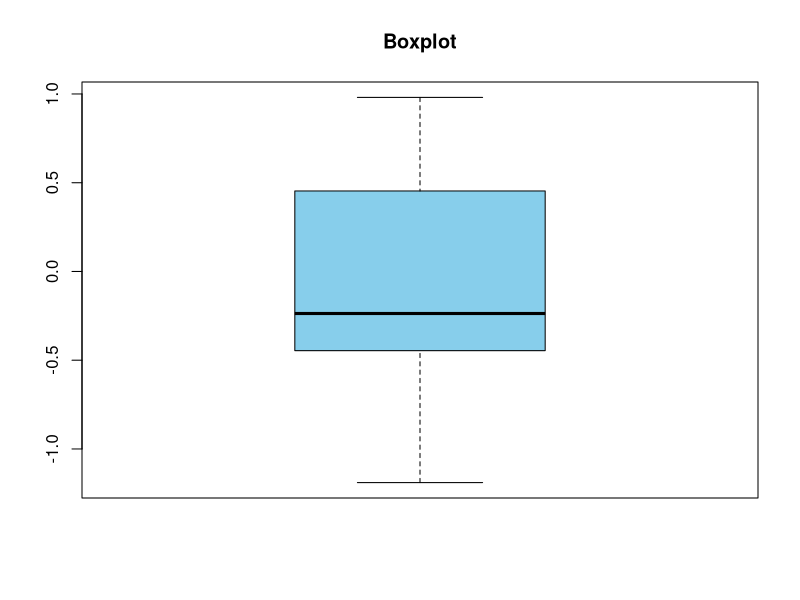
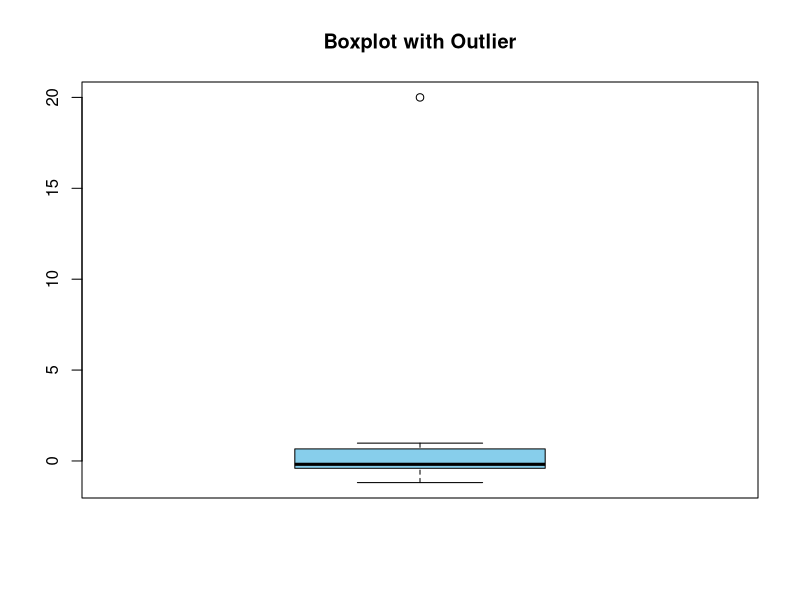
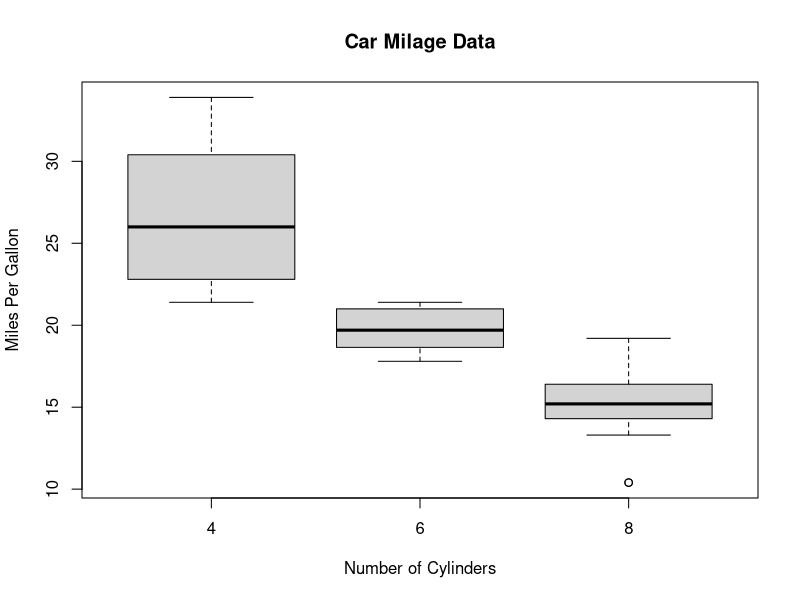
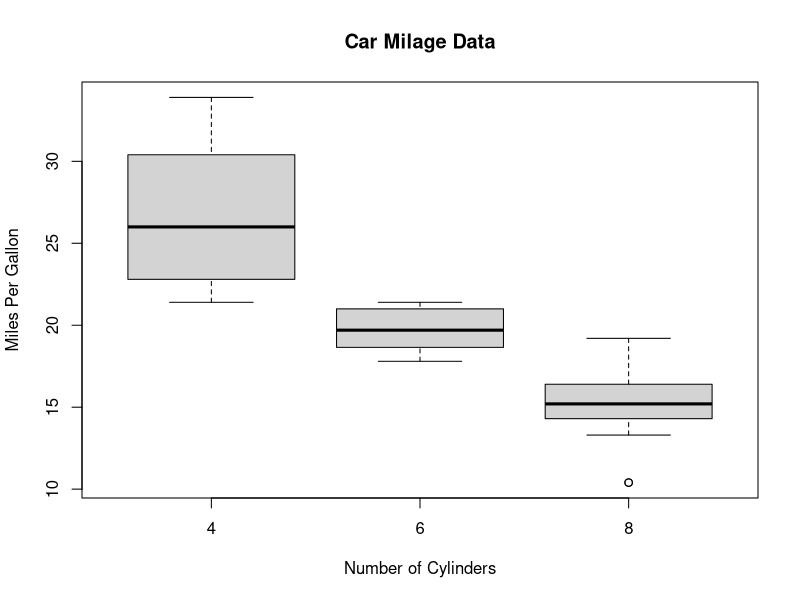
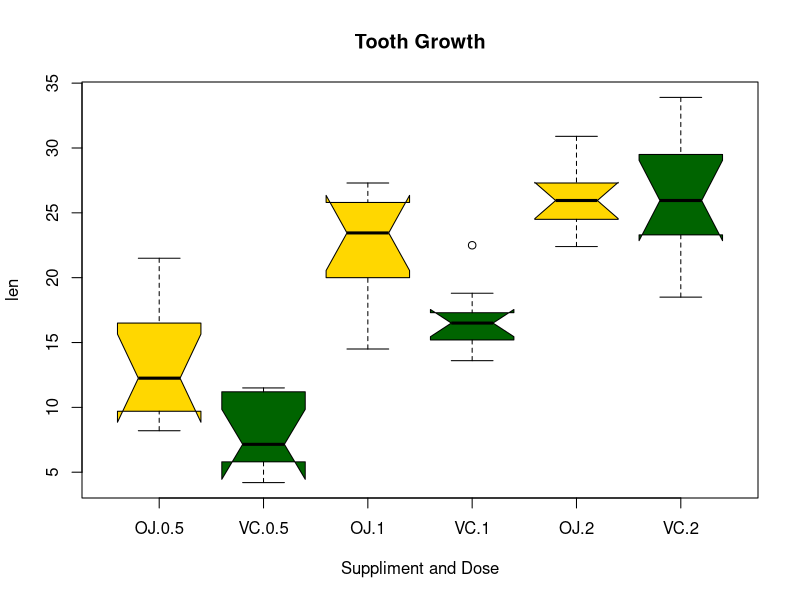

These charts were generated, in order, by the following R code:
## ---- chunk 1
knitr::opts_chunk$set(echo = TRUE)
## ---- chunk 2
# R code fragments used in talk
# Boxplots and Outliers
# Kansas City R Users Group - Beginner's Workshop
# Earl F Glynn, 4 Oct 2014

set.seed(19)

x <- rnorm(11)
x
sort(x)

min(x)
mean(sort(x)[3:4])
median(x)
mean(sort(x)[8:9])
max(x)

quantile(x, probs=seq(0,1,0.25))
fivenum(x)

sort(x)

fivenum(x)

boxplot(x, col="skyblue", main="Boxplot")
boxplot.stats(x)
## ---- chunk 3
x[3] <- 20  # Introduce outlier
sort(x)
fivenum(x)  # Shows new max
boxplot(x, col="skyblue", main="Boxplot with Outlier")
boxplot.stats(x)
## ---- chunk 4
# Central tendency
set.seed(19)
x <- rnorm(11)
x
mean(x)
median(x)

x[3] <- 20  # Introduce outlier
mean(x)
median(x)
## ---- chunk 5
# Dispersion
set.seed(19)
x <- rnorm(11)
x
sd(x)
diff(boxplot.stats(x)$stats[c(2,4)])  # IQR

x[3] <- 20  # Introduce outlier
sd(x)
diff(boxplot.stats(x)$stats[c(2,4)])  # IQR
## ---- chunk 6
# Boxplot of MPG by Car Cylinders 
boxplot(mpg~cyl,data=mtcars, main="Car Milage Data", 
  	xlab="Number of Cylinders", ylab="Miles Per Gallon")
## ---- chunk 7
# Boxplot of MPG by Car Cylinders 
boxplot(mpg~cyl,data=mtcars, main="Car Milage Data", 
  	xlab="Number of Cylinders", ylab="Miles Per Gallon")
## ---- chunk 8
# Notched Boxplot of Tooth Growth Against 2 Crossed Factors
# boxes colored for ease of interpretation 
boxplot(len~supp*dose, data=ToothGrowth, notch=TRUE, 
  col=(c("gold","darkgreen")),
  main="Tooth Growth", xlab="Suppliment and Dose")
